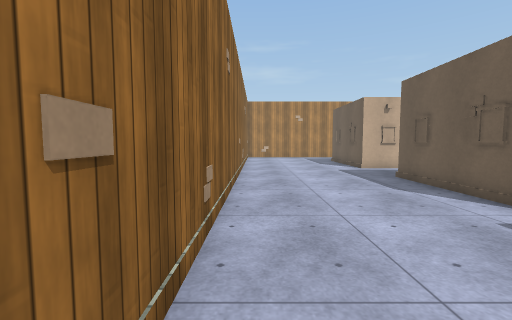
view 1 (above)

22 first-person views from a walk through a 3-D level made in the Unity game engine. The camera is 1.3 m above the floor, tilts 4° down and sees 90° across. The floor is counted in squares, 1 m on a side. Each view is taken from the middle of a square. On the plan, view 1 faces up. The plan holds only what a view shows up to about 13 squares ahead; the rest is blank. The place goes on beyond the plan. Surface patterns are stand-ins for the level's own textures.

view 2
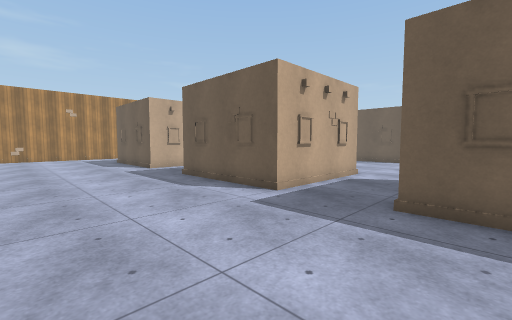

view 3
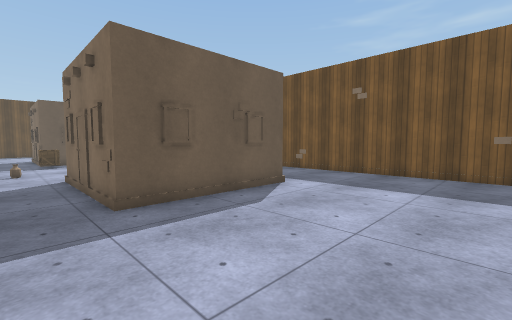

view 4
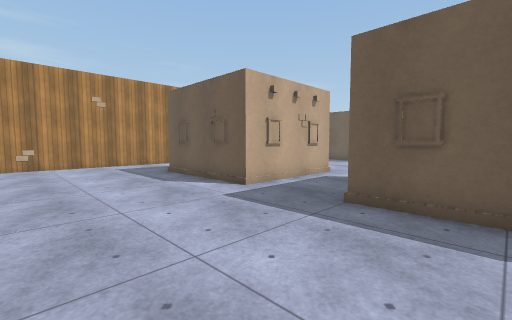

view 5
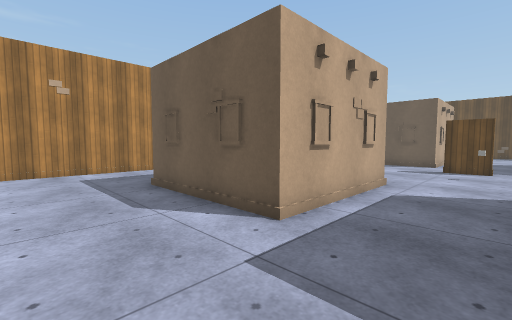

view 6
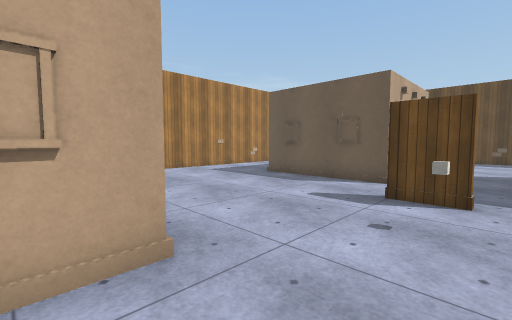

view 7
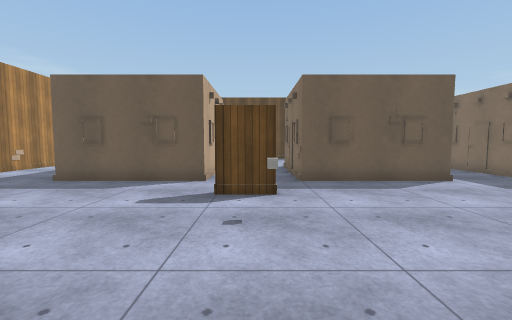

view 8
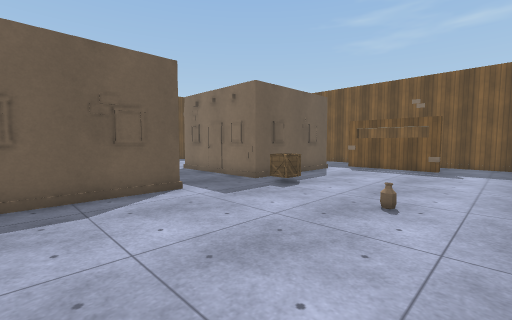

view 9
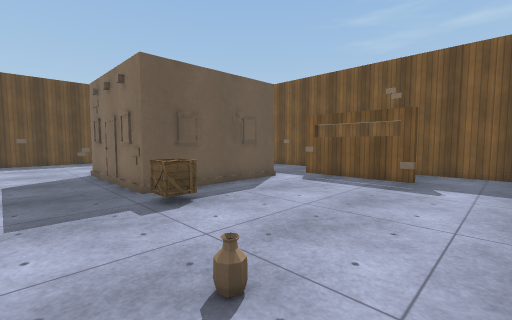

view 10
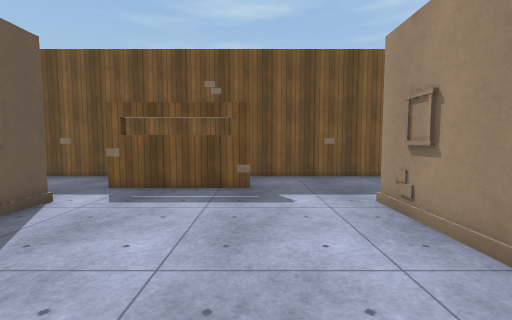

view 11
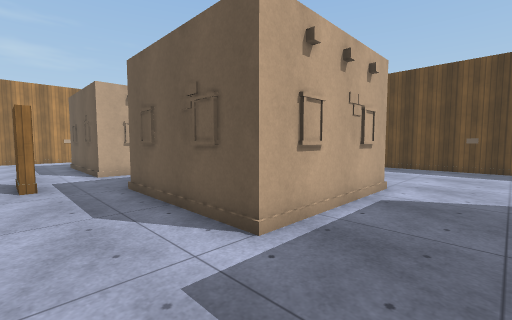

view 12
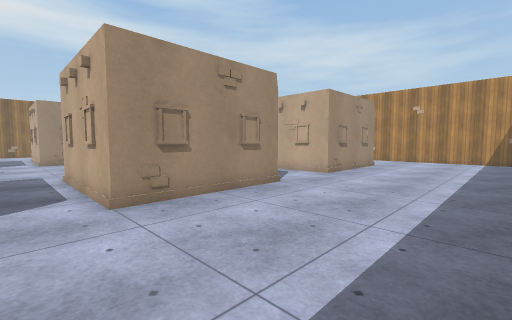

view 13
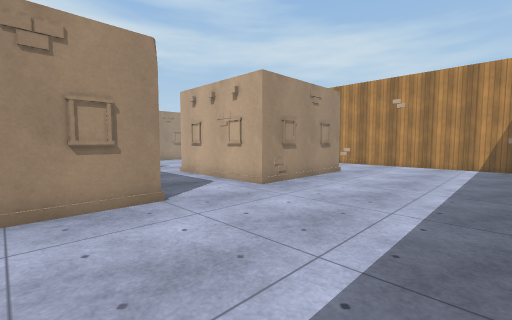

view 14
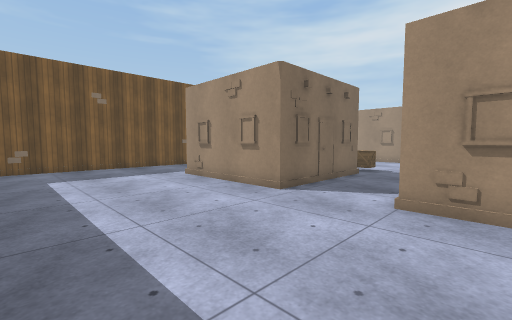

view 15
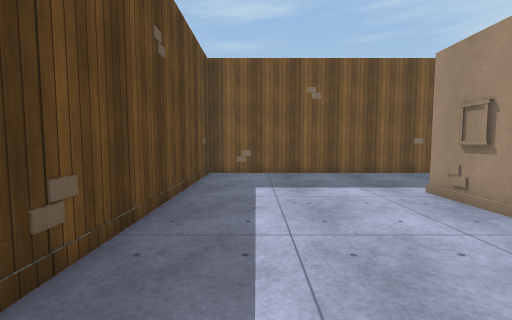

view 16
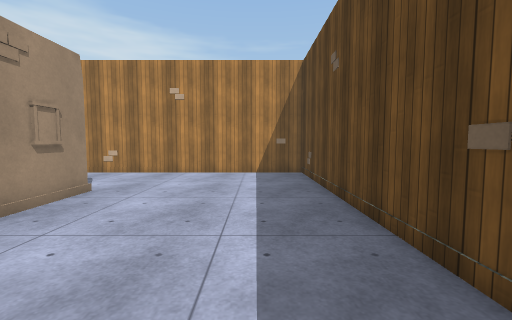

view 17
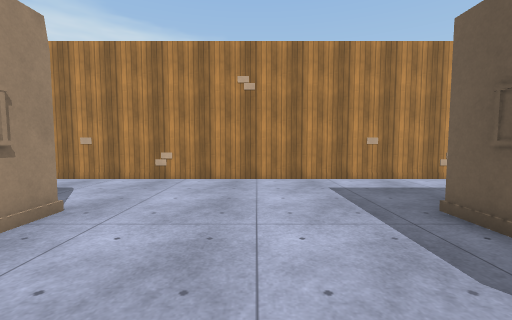

view 18
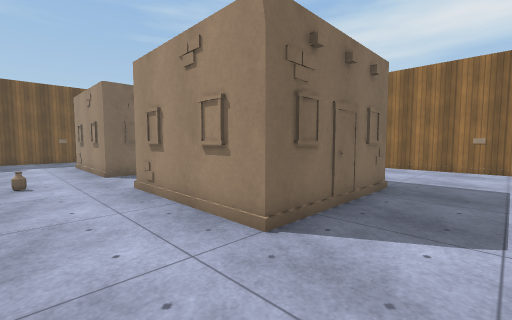

view 19
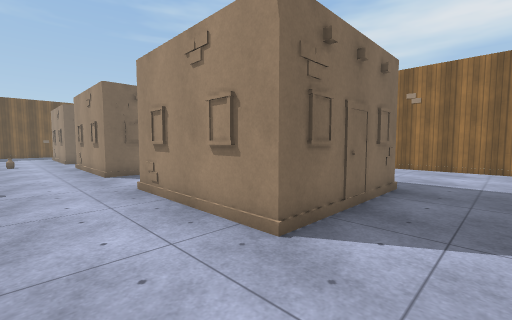

view 20
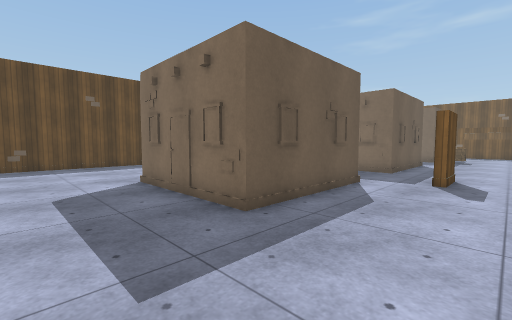

view 21
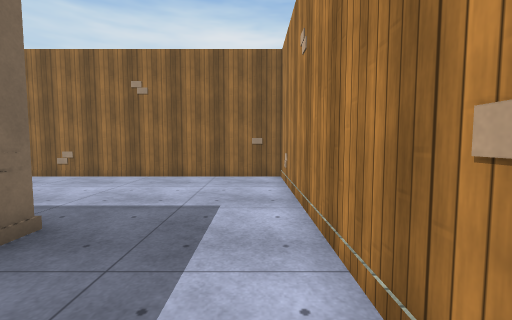

view 22
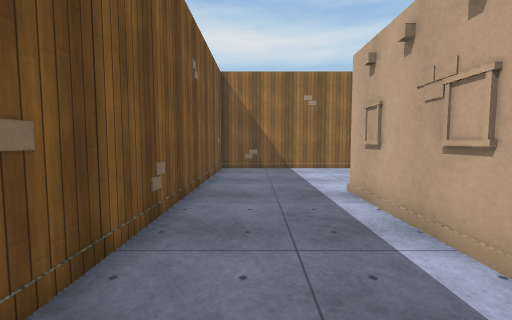

### Floor plan
Key: @ floor where view 1 was taken; # wall or solid block; . floor; B building; A box; C cube; O other object.
Columns run from 1 left of view 1 to 29 right of it. Each row starts with its distance up from view 1.
 22 ###############################
 21 #.............................O
 20 #.............................O
 19 #.............................#
 18 #......B##B#.......B###B......#
 17 #.....#    #.......## ##......#
 16 #.....#    #.......#   #......#
 15 #.....#    #.......#   #......#
 14 #.....B    #.......#   #......#
 13 #.....######.......#####......#
 12 #...............#.............
 11 #.............C.#.............
 10 #.............................
  9 #.....#B####.......B####......
  8 #.....B    #.......##  #......
  7 #.....#    #.......#   #......
  6 #.....B    #.......#   #......#
  5 #.....######.......#####......#
  4 #.............................#
  3 #.............................#
  2 #................A............#
  1 #.....#B####.....AAB####......O
  0 #@....B    #.......##  #......O
 -1 #.....#    #.......#   #......#
 -2 #.....B    #.......#   #......#
 -3 #.....######.......#   #......#
 -4 #...................   .......#
 -5 #.............O###O.. ........#
 -6 #..............    ...........#
 -7 #..............    ...........#
 -8 ########OO########  ########OO#

Where each view was taken, in squares from view 1:
view 1: 0 up, 0 right, facing up
view 2: 0 up, 0 right, facing up-right
view 3: 3 up, 0 right, facing down-right
view 4: 7 up, 0 right, facing up-right
view 5: 10 up, 2 right, facing up-right
view 6: 10 up, 9 right, facing up-right
view 7: 11 up, 9 right, facing right
view 8: 8 up, 11 right, facing down-right
view 9: 4 up, 11 right, facing down-right
view 10: 2 up, 13 right, facing down
view 11: 2 up, 15 right, facing up-right
view 12: 3 up, 28 right, facing up-left
view 13: 7 up, 28 right, facing up-left
view 14: 6 up, 28 right, facing down-left
view 15: 3 up, 27 right, facing down
view 16: 11 up, 27 right, facing up
view 17: 13 up, 14 right, facing up
view 18: 12 up, 13 right, facing down-left
view 19: 20 up, 13 right, facing down-left
view 20: 21 up, 14 right, facing down-right
view 21: 21 up, 9 right, facing left
view 22: 6 down, 12 right, facing left
